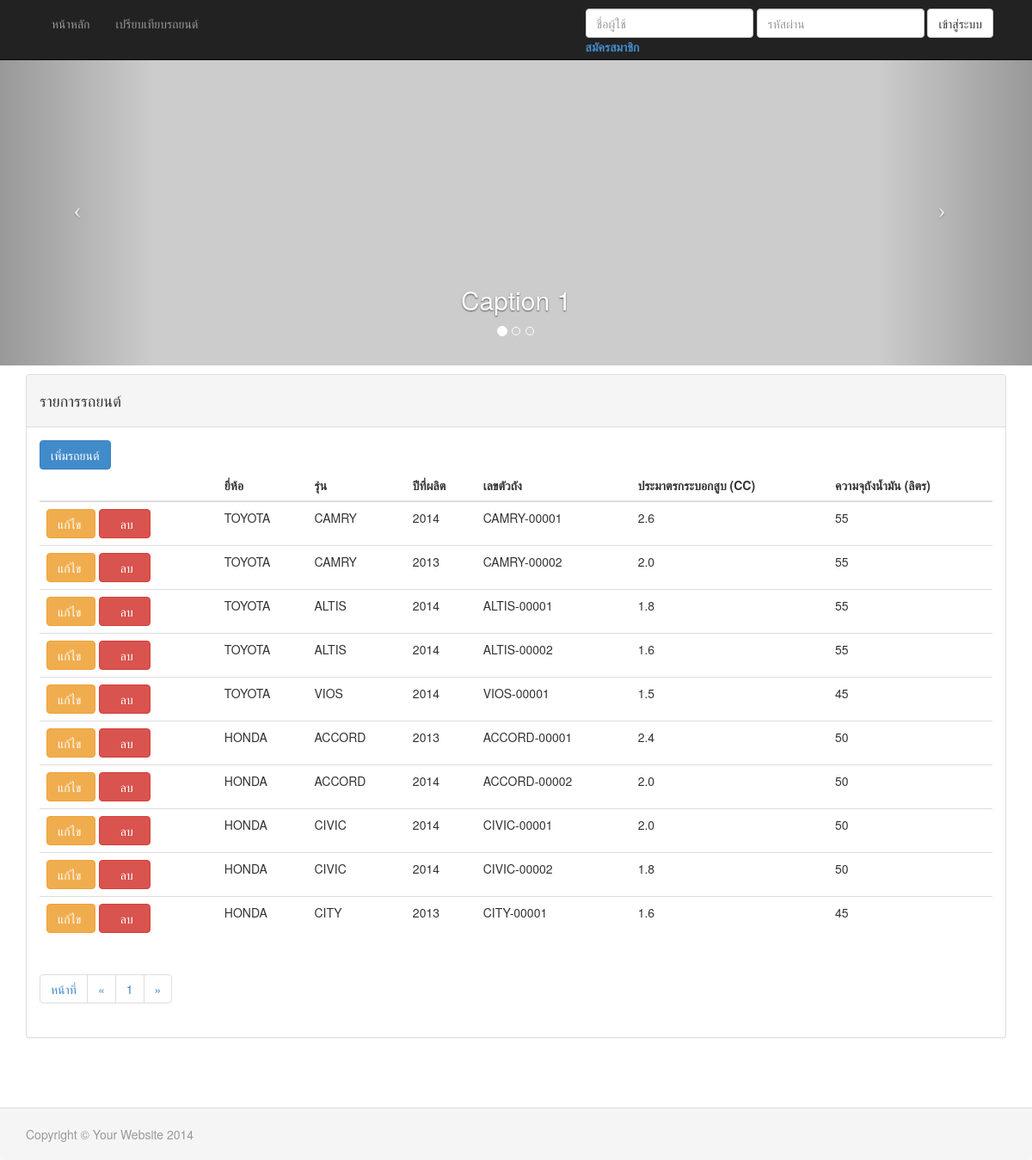
Page /ManageCarProfile.php on the committed database.
### tables this page shows
CREATE TABLE IF NOT EXISTS `car` (
  `id` int(11) NOT NULL AUTO_INCREMENT,
  `brand_id` int(11) NOT NULL,
  `model_id` int(11) NOT NULL,
  `car_year` varchar(4) DEFAULT NULL,
  `body_number` varchar(45) DEFAULT NULL,
  `cylinder` varchar(4) DEFAULT NULL,
  `fuel_tank` varchar(2) DEFAULT NULL,
  `color` varchar(255) DEFAULT NULL,
  `detail` varchar(255) DEFAULT NULL,
  `create_dt` datetime DEFAULT NULL,
  `update_dt` datetime DEFAULT NULL,
  PRIMARY KEY (`id`)
);

CREATE TABLE IF NOT EXISTS `carbrand` (
  `id` int(10) unsigned NOT NULL AUTO_INCREMENT,
  `name` varchar(255) DEFAULT NULL,
  PRIMARY KEY (`id`)
);

CREATE TABLE IF NOT EXISTS `carmodel` (
  `id` int(10) unsigned NOT NULL AUTO_INCREMENT,
  `name` varchar(255) DEFAULT NULL,
  `brand_id` int(11) NOT NULL,
  PRIMARY KEY (`id`),
  KEY `brand_id` (`brand_id`),
  KEY `brand_id_2` (`brand_id`)
);

### src/class/Database.php (called while the page is built, shortened)
<?php
class Database {
	private $host;
	private $username;
	private $password;
	function __construct() {
		$this->host = 'localhost';
		$this->username = 'root';
		$this->password = '1234';
		$this->db = 'project';
	}
	function query($StrQuery) {
		$this->result = mysql_query( $StrQuery );
		return $this->result;
	}
	function connectDB() {
		$con = mysql_connect( $this->host, $this->username, $this->password ) or die("can't to connect");
		return $con;
	}
}
?>

### src/class/ManageCar.php (called while the page is built, shortened)
<?php
include_once 'Database.php';
include_once 'Pagination.php';
class ManageCar {
    private $objDB;
    private $NUM_ROWS;
    private $PAGE_SIZE;
    function __construct() {
        $this->objDB = new Database ();
    }
    function getCarAllPaging($pageSize, $page) {
        $this->PAGE_SIZE = $pageSize;
        $lim_start = (($page - 1) * $pageSize);
        $lim_end = $pageSize;
        $limit = "limit " . $lim_start . ", " . $lim_end;
        $str = "select c.id, c.brand_id, cb.name as brand_name, c.model_id, cm.name as model_name,
		c.car_year, c.body_number, c.cylinder, c.fuel_tank, c.color, c.detail, c.create_dt, c.update_dt
                from car c left join carbrand cb on c.brand_id=cb.id
		left join carmodel cm on c.model_id=cm.id
                order by c.create_dt desc ";
        $this->NUM_ROWS = mysql_num_rows($this->objDB->query($str));
        $rs = $this->objDB->query($str . $limit);
        $arrayIterator = new ArrayIterator();
        while ($row = mysql_fetch_object($rs)) {
            $arrayIterator->append($row);
        }
        return $arrayIterator;
    }
    function getPaging($page, $currentPage) {
        Pagination::getPaging($page, $currentPage, $this->NUM_ROWS, $this->PAGE_SIZE);
    }
}
?>

### ManageCarProfile.php (the view, shortened to what this page needs)
<?php
include 'src/class/ManageCar.php';
$objCar = new ManageCar();
$pageSize = 10;
$currentPage = 1;
?>
<!DOCTYPE html>
<html lang="en">
    <head>
        <?php include 'includes.php' ?>
    </head>
    <body>
        <?php include 'header.php'; ?>
        <div class="container">
            <div class="row clearfix">
                <div class="col-md-12 column">
                    <div class=" panel panel-default">
                        <div class="panel-heading">
                            <h4>รายการรถยนต์</h4>
                        </div>
                        <div class="panel-body">
                            <div class="row clearfix">
                                <div class="col-md-12 column">
                                    <a href="addCarProfile.php"><button type="button" class="btn btn-primary">เพิ่มรถยนต์</button></a>
                                    <table class="table">
                                        <thead>
                                            <tr>
                                                <th></th>
                                                <th>ยี่ห้อ</th>
                                                <th>รุ่น</th>
                                                <th>ปีที่ผลิต</th>
                                                <th>เลขตัวถัง</th>
                                                <th>ประมาตรกระบอกสูบ (CC)</th>
                                                <th>ความจุถังน้ำมัน (ลิตร)</th>
                                            </tr>
                                        </thead>
                                        <tbody>
                                            <?php
                                            $arrCar = $objCar->getCarAllPaging($pageSize, $currentPage);
                                            foreach ($arrCar as $row) {
                                                ?>
                                                <tr>
                                                    <td>
                                                        <a href="editCarProfile.php?id=<?php echo $row->id; ?>"<button type="button" class="btn btn-warning">แก้ไข&nbsp;</button></a>
                                                        <a href="ManageCarProfile.php?delete=true&id=<?php echo $row->id; ?>"><button type="button" class="btn btn-danger">&nbsp;&nbsp;&nbsp;ลบ&nbsp;&nbsp;</button></a>
                                                    </td>
                                                    <td><?php echo $row->brand_name ?></td>
                                                    <td><?php echo $row->model_name ?></td>
                                                    <td><?php echo $row->car_year ?></td>
                                                    <td><?php echo $row->body_number ?></td>
                                                    <td><?php echo $row->cylinder ?></td>
                                                    <td><?php echo $row->fuel_tank ?></td>
                                                </tr>
                                            <?php } ?>
                                        </tbody>
                                    </table>
                                </div>
                            </div>
                            <nav>
                                <?php $objCar->getPaging("ManageCarProfile", $currentPage); ?>
                            </nav>
                        </div>
                    </div>
                </div>
            </div>
        </div>
        <div class="row clearfix">
            <div class="col-md-12 column"></div>
        </div>
        <?php include 'footer.php'; ?>
    </body>
</html>

### includes.php (shortened to what this page needs)
<link href="css/bootstrap.min.css" rel="stylesheet">
<link href="css/style.css" rel="stylesheet">
<link href="css/modern-business.css" rel="stylesheet">
<link href="tools/jquery-ui/jquery-ui.min.css" rel="stylesheet">
<link href="tools/jquery-ui/jquery-ui.structure.min.css" rel="stylesheet">
<link href="tools/jquery-ui/jquery-ui.theme.min.css" rel="stylesheet">

### header.php (shortened to what this page needs)
<nav class="navbar navbar-inverse navbar-fixed-top" role="navigation">
    <div class="container">
        <div class="collapse navbar-collapse" id="bs-example-navbar-collapse-1">
            <ul class="nav navbar-nav">
                <li>
                    <a href="index.php">หน้าหลัก</a>
                </li>
                <li>
                    <a href="carCompare.php">เปรียบเทียบรถยนต์</a>
                </li>
            </ul>
            <div style="float:right;">
                <?php if (!isset($_SESSION['memberId'])) { ?>
                    <form class="form-inline pull-right" role="form" action="actionsNonMember.php?action=login"  method="post">
                        <div class="form-group">
                            <input type="email" name="email" class="form-control" id="exampleInputEmail2" placeholder="ชื่อผู้ใช้">
                        </div>
                        <div class="form-group">
                            <input type="password" name="password" class="form-control" id="exampleInputPassword2" placeholder="รหัสผ่าน">
                        </div>
                        <button type="submit" class="btn btn-default">เข้าสู่ระบบ</button>
                        <div class="form-inline">
                            <label>
                                <a href="addMemberProfile.php">สมัครสมาชิก</a>
                            </label>
                        </div>
                    </form>
                <?php } ?>
            </div>
        </div>
    </div>
</nav>
<header id="myCarousel" class="carousel slide">
    <ol class="carousel-indicators">
        <li data-target="#myCarousel" data-slide-to="0" class="active"></li>
        <li data-target="#myCarousel" data-slide-to="1"></li>
        <li data-target="#myCarousel" data-slide-to="2"></li>
    </ol>
    <div class="carousel-inner">
        <div class="item active">
            <div class="fill" style="background-image:url('http://placehold.it/1900x1080&text=Slide One');"></div>
            <div class="carousel-caption">
                <h2>Caption 1</h2>
            </div>
        </div>
    </div>
    <a class="left carousel-control" href="#myCarousel" data-slide="prev">
        <span class="icon-prev"></span>
    </a>
    <a class="right carousel-control" href="#myCarousel" data-slide="next">
        <span class="icon-next"></span>
    </a>
</header>

### src/class/Pagination.php
<?php
class Pagination {
    static function getPaging($page, $currentPage, $row, $pageSize) {
        $pages = ceil($row / $pageSize);
        $temp = '<ul class="pagination">';
        $temp .= '<li><a>หน้าที่</a></li>';
        $temp .= '<li><a href="' .$page. '.php?page=' .(($currentPage - 1) < 1 ? 1 : ($currentPage - 1)). '"><span aria-hidden="true">&laquo;</span><span class="sr-only">Previous</span></a></li>';
        for ($i = 1; $i <= $pages; $i++) {
            $temp .= '<li><a href="' .$page. '.php?page=' .$i. '">' .$i. '</a></li>';
        }
        $temp .= '<li><a href="' .$page. '.php?page=' .(($currentPage + 1) > $pages ? $currentPage : ($currentPage + 1)). '"><span aria-hidden="true">&raquo;</span><span class="sr-only">Next</span></a></li>';
        $temp .= '</ul>';
        echo $temp;
    }
}

### footer.php
<div class="row clearfix"><p></p></div>
<footer class="panel-footer">
    <div class="container">
        <p class="text-muted">Copyright © Your Website 2014</p>
    </div>
</footer>

### css/modern-business.css (style rules this page uses)
html, body { height: 100%; }
body { padding-top: 50px; }
header.carousel { height: 50%; }
header.carousel .item, header.carousel .item.active, header.carousel .carousel-inner { height: 100%; }
header.carousel .fill { width: 100%; height: 100%; background-position: center; background-size: cover; }
footer { margin: 50px 0; }

### rows in the picture
car: carbrand.name "TOYOTA", carmodel.name "CAMRY", car_year "2014", body_number "CAMRY-00001", cylinder "2.6", fuel_tank "55"
car: carbrand.name "TOYOTA", carmodel.name "CAMRY", car_year "2013", body_number "CAMRY-00002", cylinder "2.0", fuel_tank "55"
car: carbrand.name "TOYOTA", carmodel.name "ALTIS", car_year "2014", body_number "ALTIS-00001", cylinder "1.8", fuel_tank "55"
car: carbrand.name "TOYOTA", carmodel.name "ALTIS", car_year "2014", body_number "ALTIS-00002", cylinder "1.6", fuel_tank "55"
car: carbrand.name "TOYOTA", carmodel.name "VIOS", car_year "2014", body_number "VIOS-00001", cylinder "1.5", fuel_tank "45"
car: carbrand.name "HONDA", carmodel.name "ACCORD", car_year "2013", body_number "ACCORD-00001", cylinder "2.4", fuel_tank "50"
car: carbrand.name "HONDA", carmodel.name "ACCORD", car_year "2014", body_number "ACCORD-00002", cylinder "2.0", fuel_tank "50"
car: carbrand.name "HONDA", carmodel.name "CIVIC", car_year "2014", body_number "CIVIC-00001", cylinder "2.0", fuel_tank "50"
car: carbrand.name "HONDA", carmodel.name "CIVIC", car_year "2014", body_number "CIVIC-00002", cylinder "1.8", fuel_tank "50"
car: carbrand.name "HONDA", carmodel.name "CITY", car_year "2013", body_number "CITY-00001", cylinder "1.6", fuel_tank "45"
